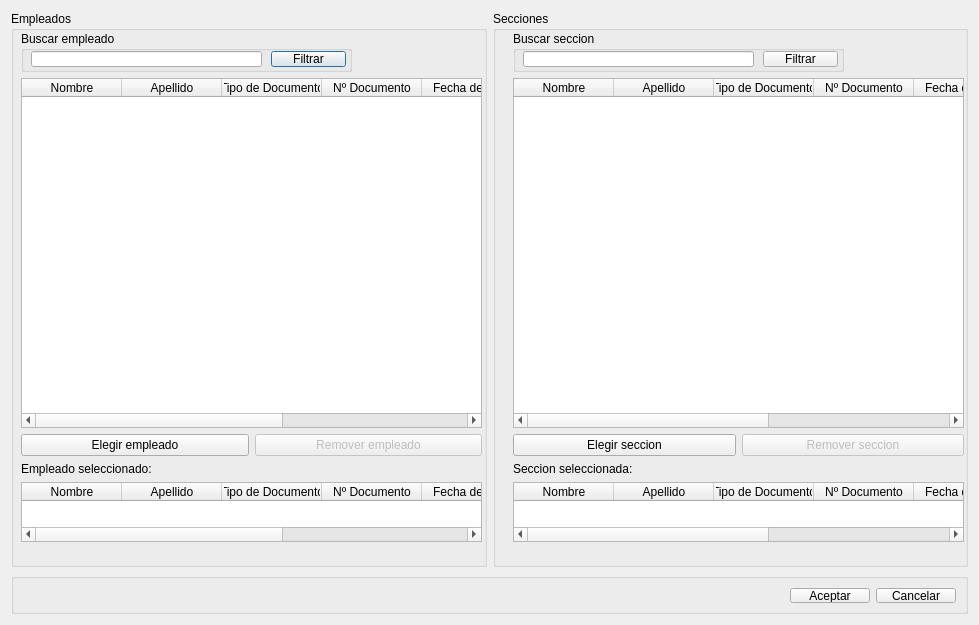
<?xml version="1.0" encoding="UTF-8"?>
<ui version="4.0">
 <class>DialogCambiaDeSeccionUnEncargado</class>
 <widget class="QDialog" name="DialogCambiaDeSeccionUnEncargado">
  <property name="geometry">
   <rect>
    <x>0</x>
    <y>0</y>
    <width>979</width>
    <height>625</height>
   </rect>
  </property>
  <property name="minimumSize">
   <size>
    <width>979</width>
    <height>625</height>
   </size>
  </property>
  <property name="windowTitle">
   <string>Cambia de Seccion un Encargado</string>
  </property>
  <layout class="QVBoxLayout" name="verticalLayout">
   <item>
    <layout class="QHBoxLayout" name="horizontalLayout">
     <item>
      <widget class="QGroupBox" name="groupBox_9">
       <property name="title">
        <string>Empleados</string>
       </property>
       <widget class="QWidget" name="verticalLayoutWidget_5">
        <property name="geometry">
         <rect>
          <x>10</x>
          <y>20</y>
          <width>461</width>
          <height>511</height>
         </rect>
        </property>
        <layout class="QVBoxLayout" name="verticalLayout_6">
         <item>
          <widget class="QGroupBox" name="groupBox_10">
           <property name="minimumSize">
            <size>
             <width>331</width>
             <height>41</height>
            </size>
           </property>
           <property name="maximumSize">
            <size>
             <width>331</width>
             <height>41</height>
            </size>
           </property>
           <property name="title">
            <string>Buscar empleado</string>
           </property>
           <widget class="QPushButton" name="pushButton_filtroEmpleado">
            <property name="geometry">
             <rect>
              <x>250</x>
              <y>20</y>
              <width>75</width>
              <height>16</height>
             </rect>
            </property>
            <property name="text">
             <string>Filtrar</string>
            </property>
           </widget>
           <widget class="QLineEdit" name="lineEdit_filtroEmpleado">
            <property name="geometry">
             <rect>
              <x>10</x>
              <y>20</y>
              <width>231</width>
              <height>16</height>
             </rect>
            </property>
           </widget>
          </widget>
         </item>
         <item>
          <widget class="QTableWidget" name="tableWidget_empleados">
           <column>
            <property name="text">
             <string>Nombre</string>
            </property>
           </column>
           <column>
            <property name="text">
             <string>Apellido</string>
            </property>
           </column>
           <column>
            <property name="text">
             <string>Tipo de Documento</string>
            </property>
           </column>
           <column>
            <property name="text">
             <string>Nº Documento</string>
            </property>
           </column>
           <column>
            <property name="text">
             <string>Fecha de Nac.</string>
            </property>
           </column>
           <column>
            <property name="text">
             <string>Email</string>
            </property>
           </column>
           <column>
            <property name="text">
             <string>Sección</string>
            </property>
           </column>
          </widget>
         </item>
         <item>
          <layout class="QHBoxLayout" name="horizontalLayout_botonera">
           <item>
            <widget class="QPushButton" name="pushButton_elegirEmpleado">
             <property name="text">
              <string>Elegir empleado</string>
             </property>
            </widget>
           </item>
           <item>
            <widget class="QPushButton" name="pushButton_removerEmpleado">
             <property name="enabled">
              <bool>false</bool>
             </property>
             <property name="text">
              <string>Remover empleado</string>
             </property>
            </widget>
           </item>
          </layout>
         </item>
         <item>
          <widget class="QLabel" name="label">
           <property name="text">
            <string>Empleado seleccionado:</string>
           </property>
          </widget>
         </item>
         <item>
          <widget class="QTableWidget" name="tableWidget_empleadoSeleccionado">
           <property name="maximumSize">
            <size>
             <width>16777215</width>
             <height>60</height>
            </size>
           </property>
           <column>
            <property name="text">
             <string>Nombre</string>
            </property>
           </column>
           <column>
            <property name="text">
             <string>Apellido</string>
            </property>
           </column>
           <column>
            <property name="text">
             <string>Tipo de Documento</string>
            </property>
           </column>
           <column>
            <property name="text">
             <string>Nº Documento</string>
            </property>
           </column>
           <column>
            <property name="text">
             <string>Fecha de Nac.</string>
            </property>
           </column>
           <column>
            <property name="text">
             <string>Email</string>
            </property>
           </column>
           <column>
            <property name="text">
             <string>Sección</string>
            </property>
           </column>
          </widget>
         </item>
        </layout>
       </widget>
       <zorder>verticalLayoutWidget_5</zorder>
       <zorder>groupBox_11</zorder>
      </widget>
     </item>
     <item>
      <widget class="QGroupBox" name="groupBox_11">
       <property name="title">
        <string>Secciones</string>
       </property>
       <widget class="QWidget" name="verticalLayoutWidget_6">
        <property name="geometry">
         <rect>
          <x>20</x>
          <y>20</y>
          <width>451</width>
          <height>511</height>
         </rect>
        </property>
        <layout class="QVBoxLayout" name="verticalLayout_7">
         <item>
          <widget class="QGroupBox" name="groupBox_12">
           <property name="minimumSize">
            <size>
             <width>331</width>
             <height>41</height>
            </size>
           </property>
           <property name="maximumSize">
            <size>
             <width>331</width>
             <height>41</height>
            </size>
           </property>
           <property name="title">
            <string>Buscar seccion</string>
           </property>
           <widget class="QPushButton" name="pushButton_filtroSeccion">
            <property name="geometry">
             <rect>
              <x>250</x>
              <y>20</y>
              <width>75</width>
              <height>16</height>
             </rect>
            </property>
            <property name="text">
             <string>Filtrar</string>
            </property>
           </widget>
           <widget class="QLineEdit" name="lineEdit_filtroSeccion">
            <property name="geometry">
             <rect>
              <x>10</x>
              <y>20</y>
              <width>231</width>
              <height>16</height>
             </rect>
            </property>
           </widget>
           <zorder>pushButton_filtroSeccion</zorder>
           <zorder>groupBox_9</zorder>
           <zorder>lineEdit_filtroSeccion</zorder>
          </widget>
         </item>
         <item>
          <widget class="QTableWidget" name="tableWidget_secciones">
           <column>
            <property name="text">
             <string>Nombre</string>
            </property>
           </column>
           <column>
            <property name="text">
             <string>Apellido</string>
            </property>
           </column>
           <column>
            <property name="text">
             <string>Tipo de Documento</string>
            </property>
           </column>
           <column>
            <property name="text">
             <string>Nº Documento</string>
            </property>
           </column>
           <column>
            <property name="text">
             <string>Fecha de Nac.</string>
            </property>
           </column>
           <column>
            <property name="text">
             <string>Email</string>
            </property>
           </column>
           <column>
            <property name="text">
             <string>Sección</string>
            </property>
           </column>
          </widget>
         </item>
         <item>
          <layout class="QHBoxLayout" name="horizontalLayout_9">
           <item>
            <widget class="QPushButton" name="pushButton_elegirSeccion">
             <property name="text">
              <string>Elegir seccion</string>
             </property>
            </widget>
           </item>
           <item>
            <widget class="QPushButton" name="pushButton_removerSeccion">
             <property name="enabled">
              <bool>false</bool>
             </property>
             <property name="text">
              <string>Remover seccion</string>
             </property>
            </widget>
           </item>
          </layout>
         </item>
         <item>
          <widget class="QLabel" name="label_2">
           <property name="text">
            <string>Seccion seleccionada:</string>
           </property>
          </widget>
         </item>
         <item>
          <widget class="QTableWidget" name="tableWidget_seccionSeleccionada">
           <property name="maximumSize">
            <size>
             <width>16777215</width>
             <height>60</height>
            </size>
           </property>
           <column>
            <property name="text">
             <string>Nombre</string>
            </property>
           </column>
           <column>
            <property name="text">
             <string>Apellido</string>
            </property>
           </column>
           <column>
            <property name="text">
             <string>Tipo de Documento</string>
            </property>
           </column>
           <column>
            <property name="text">
             <string>Nº Documento</string>
            </property>
           </column>
           <column>
            <property name="text">
             <string>Fecha de Nac.</string>
            </property>
           </column>
           <column>
            <property name="text">
             <string>Email</string>
            </property>
           </column>
           <column>
            <property name="text">
             <string>Sección</string>
            </property>
           </column>
          </widget>
         </item>
        </layout>
       </widget>
      </widget>
     </item>
    </layout>
   </item>
   <item>
    <widget class="QGroupBox" name="groupBoxButtonBox">
     <property name="minimumSize">
      <size>
       <width>271</width>
       <height>41</height>
      </size>
     </property>
     <property name="maximumSize">
      <size>
       <width>16777215</width>
       <height>41</height>
      </size>
     </property>
     <property name="title">
      <string/>
     </property>
     <layout class="QGridLayout" name="gridLayout_2">
      <property name="leftMargin">
       <number>9</number>
      </property>
      <property name="topMargin">
       <number>9</number>
      </property>
      <property name="rightMargin">
       <number>9</number>
      </property>
      <property name="bottomMargin">
       <number>8</number>
      </property>
      <item row="0" column="1">
       <widget class="QPushButton" name="pushButtonAceptar">
        <property name="text">
         <string>Aceptar</string>
        </property>
       </widget>
      </item>
      <item row="0" column="2">
       <widget class="QPushButton" name="pushButtonCancelar">
        <property name="text">
         <string>Cancelar</string>
        </property>
       </widget>
      </item>
      <item row="0" column="0">
       <spacer name="horizontalSpacer_2">
        <property name="orientation">
         <enum>Qt::Horizontal</enum>
        </property>
        <property name="sizeHint" stdset="0">
         <size>
          <width>40</width>
          <height>20</height>
         </size>
        </property>
       </spacer>
      </item>
     </layout>
    </widget>
   </item>
  </layout>
 </widget>
 <resources/>
 <connections>
  <connection>
   <sender>pushButtonAceptar</sender>
   <signal>clicked()</signal>
   <receiver>DialogCambiaDeSeccionUnEncargado</receiver>
   <slot>accept()</slot>
   <hints>
    <hint type="sourcelabel">
     <x>841</x>
     <y>595</y>
    </hint>
    <hint type="destinationlabel">
     <x>489</x>
     <y>312</y>
    </hint>
   </hints>
  </connection>
  <connection>
   <sender>pushButtonCancelar</sender>
   <signal>clicked()</signal>
   <receiver>DialogCambiaDeSeccionUnEncargado</receiver>
   <slot>reject()</slot>
   <hints>
    <hint type="sourcelabel">
     <x>922</x>
     <y>595</y>
    </hint>
    <hint type="destinationlabel">
     <x>489</x>
     <y>312</y>
    </hint>
   </hints>
  </connection>
 </connections>
</ui>
